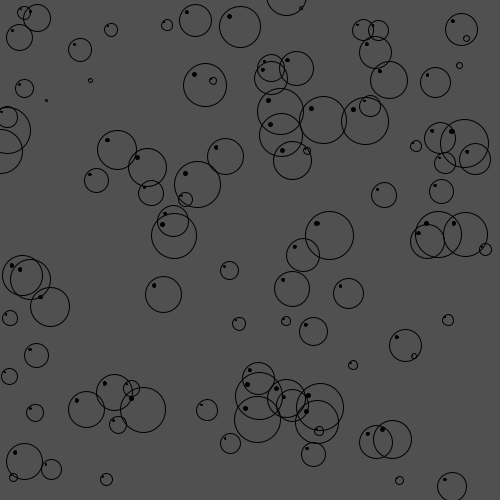
Frame 1 (no input)
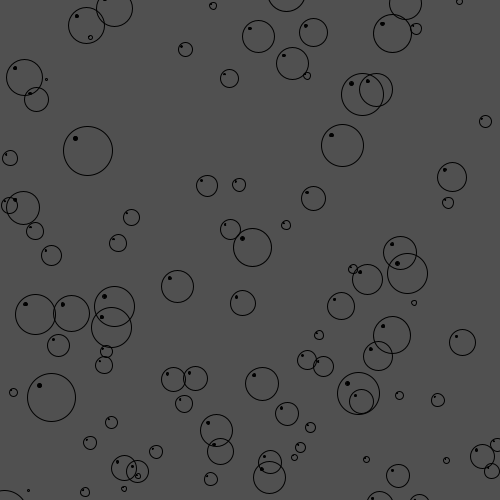
Frame 60 (the mouse pressed at the canvas centre just before this capture)
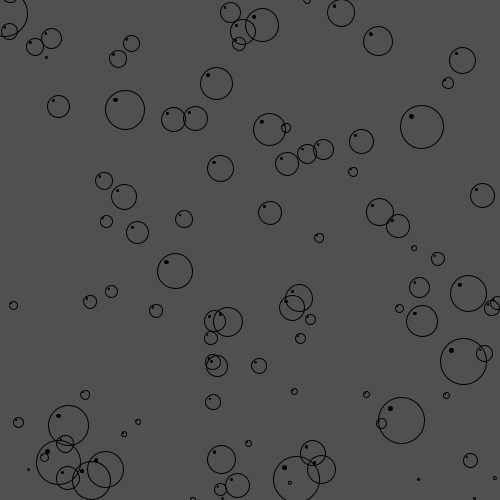
Frame 120 (the mouse held since frame 60 and released just before this capture)

The Processing sketch that drew these frames (run headless with seeded random() and noise(); from frame 60 on, the mouse is pressed at the canvas centre):

// Processing sketch: Bubbly
// ── Bubbly.pde

float pressure = 9.05;
Bubble[] b = new Bubble[100];

void setup(){
 size(500,500);
 
 for(int i =0; i < b.length; i ++){
   b[i] = new Bubble((int)random(0,width), (int)random(0,height), (int)random(2,50));
   
   
 }

}


void draw()
{
 background(80);
 
 for(int i =0; i < b.length; i ++){
 Bubble x = b[i];
 x.Update();
 x.Render();
 }
 
}

// ── Bubba.pde
class Bubble
{
  
  PVector pos;
  int size;
  float speed =0;
  
  Bubble(int x, int y, int size){
   
    pos = new PVector(x,y);
     this.size = size;
    speed = (pressure*size)*0.02;
  }
  
  void Update(){
   
    pos.y -= speed;
    
    if(pos.y <(0-size*0.5)){
      pos.y = (height+size*0.5);
      pos.x = random(0,width);
      size = (int)random(2,50);
       speed = (pressure*size)*0.02;
    }
  }
  void Render(){
   noFill();
    ellipse(pos.x, pos.y, size, size);
    fill(0);
    ellipse(pos.x- (size*0.25), pos.y - (size*0.25), size *0.09, size*0.09);
    
  }
  
}
